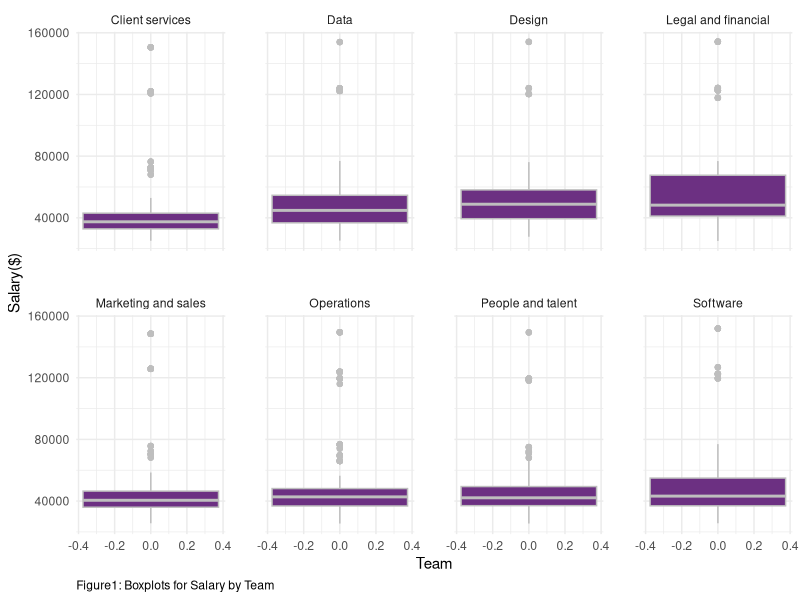
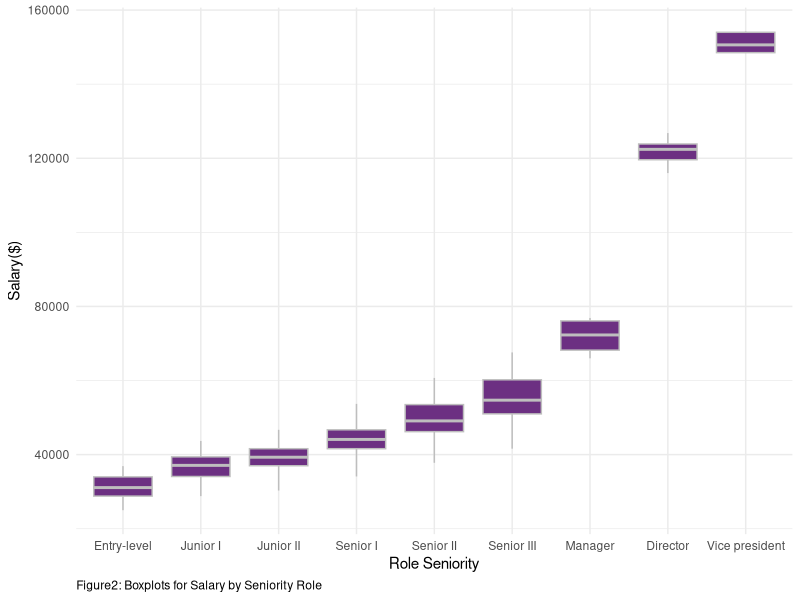
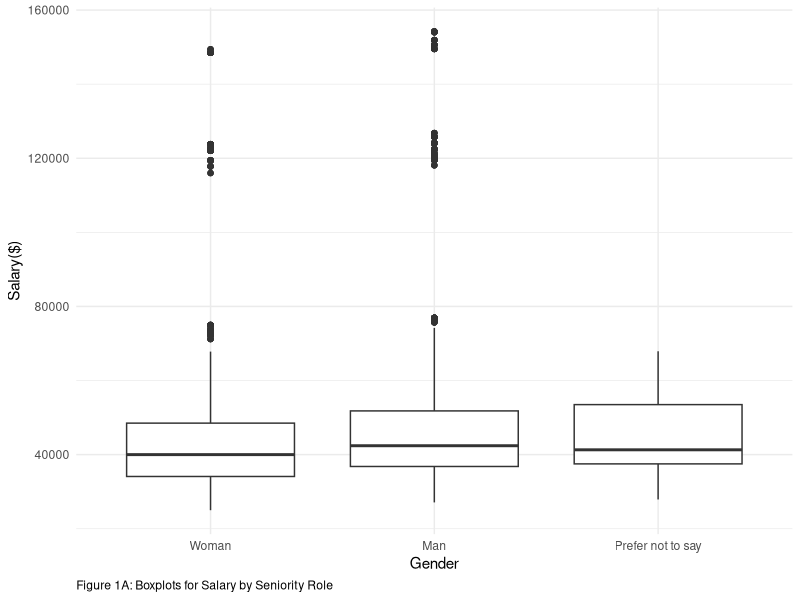
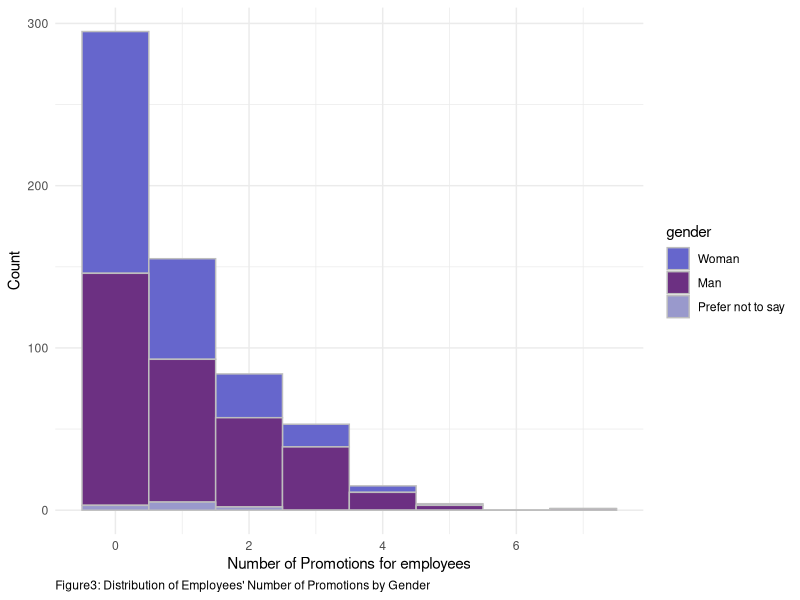
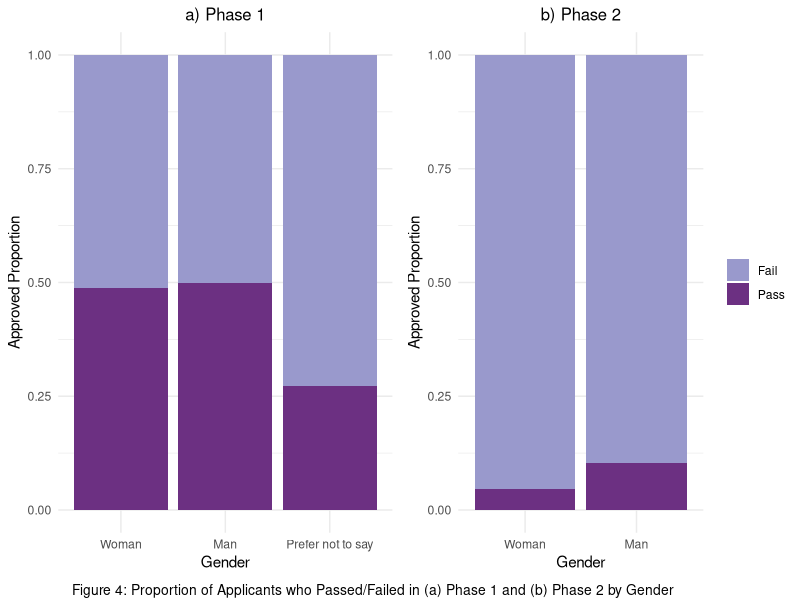
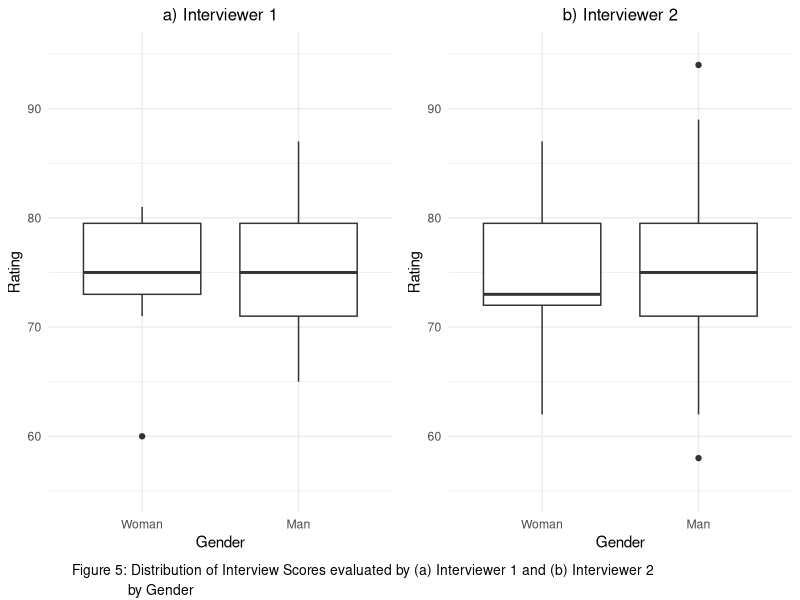
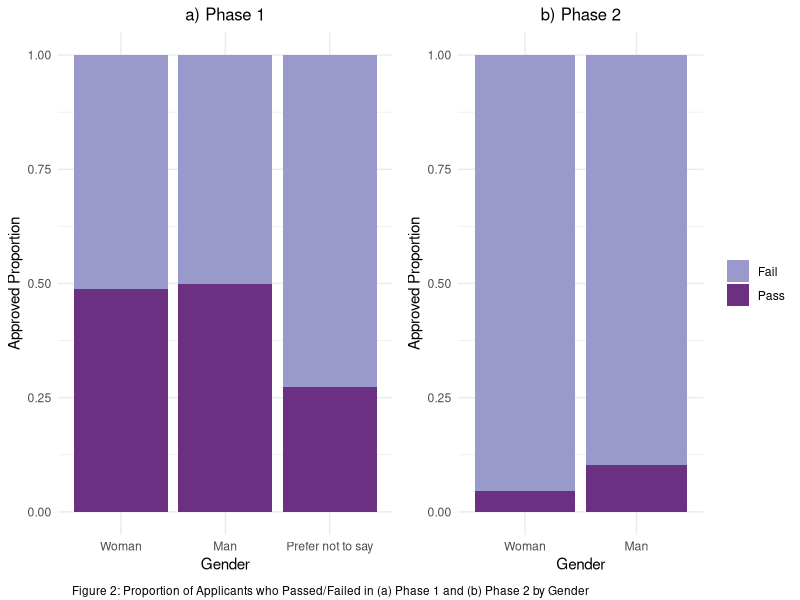
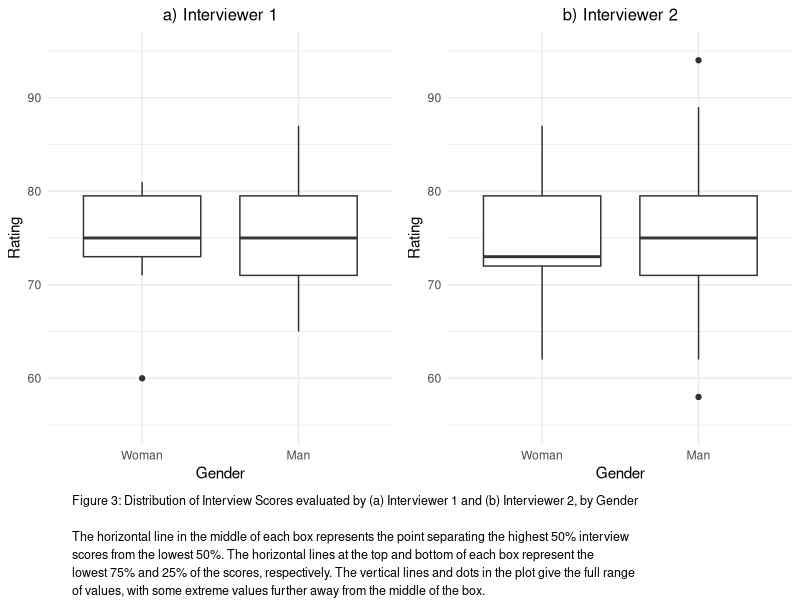

Recreate these plots in R, in order.
## ---- chunk 1
library(tidyverse)
library(lme4)
library(mgcv)
library(kableExtra)
#install.packages("gridExtra")
library(gridExtra)
library(grid)
# this should supress all code and messages
knitr::opts_chunk$set(include=FALSE)
## ---- chunk 2
############################################################################################################
#DATA CLEANING PART
############################################################################################################

# read in the data
black_saber_current_employees <- read_csv("data/black-saber-current-employees.csv")

#change salary varaible from characters to doubles
black_saber_current_employees_cleaned <- black_saber_current_employees %>% 
  mutate(salary = str_extract_all(salary, "\\d+,\\d+")) %>% #only extracting the number part(i.e., remove $)
  mutate(salary = str_remove_all(salary, ",")) %>% # remove comma(,)
  mutate(salary = as.numeric(salary)) %>% #change to doubles
  #changing the orders of role as hierarchy, rather than alphabetical order(see below note)
  mutate(role_seniority = fct_relevel(role_seniority, "Manager", after = 7)) %>% 
  mutate(role_seniority = fct_relevel(role_seniority, "Director", after = 7)) %>%
  #changing the orders of gender for clairty in explanation for promotion analaysis part
  mutate(gender = fct_relevel(gender, "Woman", after = 0))

#NOTES
#(Before changing): Director Entry-level Junior I Junior II Manager Senior I Senior II Senior III Vice president
#(After chaning): “Entry-level”,“Junior I”,“JuniorII”,“Senior I”,“Senior II”,“Senior III”,“Manager”, “Director”,“Vicepresident” 

## ---- chunk 3
#########################################################################################################
#EXPLORATORY ANALYSIS
#########################################################################################################
# create a visualisation (a boxplot to see if teams have systematic differences in their salary)
#some teams might be more important to the company 
#e.g., bc it is a software company, software team might be more valuable to the company and thus receive higher salary, yet this is fair in the sense that the Gideon wants salary based on "talent and value to the company”)

my_plot_salary_by_role_team <- black_saber_current_employees_cleaned %>% 
  ggplot(aes(y = salary)) +
  facet_wrap(~team, nrow = 2) +
  geom_boxplot(colour = "grey", fill = "#6C3082") +
  theme_minimal() +
  labs(x = "Team", y= "Salary($)", caption = "Figure1: Boxplots for Salary by Team") + 
  theme(panel.spacing = unit(2, "lines")) +
  theme(plot.caption = element_text(hjust = 0))

my_plot_salary_by_role_team
ggsave("images/salary_boxplot_team.png", width = 6, height = 3.8)

## ---- chunk 4

#exploring whether there is difference in salary by roles.
#there should be difference, since higher the role, the more salary people earn since they are more valuable to the company

my_plot_salary_by_role <- black_saber_current_employees_cleaned %>% 
  ggplot(aes(x = role_seniority, y = salary)) +
  geom_boxplot(colour = "grey", fill = "#6C3082") +
  theme_minimal() +
  labs(x="Role Seniority", y= "Salary($)", caption = "Figure2: Boxplots for Salary by Seniority Role") +
  theme(plot.caption = element_text(hjust = 0))

my_plot_salary_by_role
ggsave("images/salary_boxplot_role.png", width = 6, height = 3)

#side note: does follow the seniority trend, which is Least senior to most senior: “Entry-level”,“Junior I”,“JuniorII”,“Senior I”,“Senior II”,“Senior III”,“Manager”, “Director”,“Vicepresident”

## ---- chunk 5
#########################################################################################################

#exploring whether there is gender difference in salary
my_plot_salary_by_gender <- black_saber_current_employees_cleaned %>% 
  ggplot(aes(x = gender, y = salary)) +
  geom_boxplot() +
  theme_minimal() +
  labs(x = "Gender", y= "Salary($)", caption = "Figure 1A: Boxplots for Salary by Seniority Role") +
  theme(plot.caption = element_text(hjust = 0))

  
my_plot_salary_by_gender
#result(interpretation of the plot): Gender does not seem to have fixed effect on salary. In other words, no gender bias, which is good considering EDI (but when doing model comparison, we will see whether such is true numerically)

ggsave("images/salary_boxplot_gender.png", width = 6, height = 2.5)

#########ONE-WAY ANOVA ON SALARY AND GENDER AS GROUP####################

lmod_gender <- lm(salary ~ gender, data = black_saber_current_employees_cleaned)
#summary(lmod_gender)
#HOWEVER, UNLIKE THE VISUALIZATION, THERE WAS A SIGNIFICANT DIFFERENCE IN GENDER! THERE MIGHT BE GENDER BIAS IN SALARY(we will see this in model fitting part)

## ---- chunk 6
#########################################################################################################
#MODEL FITTING
#########################################################################################################

#fitting a linear mixed model while setting financial quarter (financial_q)
#rationale: in some quarters, the company earns a lot of money and so all employees earn more money in that quarter, but when the quarter is not good, all earn less money.

salary_lmer <- lmer(salary ~ gender + team + role_seniority + leadership_for_level + productivity + (1|financial_q), data = black_saber_current_employees_cleaned)
#summary(salary_lmer)

#cannot take face-value to whether team has systematic difference and so just to check, we added this model without team so that when we compare it with salary_lmer, we can know whether we must include team or not fpre better prediction.
salary_lmer_no_team <- lmer(salary ~ gender + role_seniority + leadership_for_level + productivity + (1|financial_q), data = black_saber_current_employees_cleaned)
#summary(salary_lmer)

salary_lmer_no_gender <- lmer(salary ~ team + role_seniority + leadership_for_level + productivity + (1|financial_q), data = black_saber_current_employees_cleaned)
#summary(salary_lmer_no_gender)

## ---- chunk 7
#########################################################################################################
#MODEL COMPARISION TEST
#########################################################################################################


#THIS TEST CONFIRMS THAT THERE IS A GENDER BIAS IN SALARY
lmtest::lrtest(salary_lmer, salary_lmer_no_gender)
#conclusion: indeed, becuase the p-value is significant, simpler model does NOT explain better than complex model = should include gender to have better predictive ability...

## ---- chunk 8
#This test confirms that we need team as predictor
lmtest::lrtest(salary_lmer, salary_lmer_no_team)
## ---- chunk 9
salary_table <- cbind(Estimate = summary(salary_lmer)$coef[,1])
kable(round(salary_table[1:3,],4), col.names = c("Estimate"), caption = "Partial Table of Coefficient Estimates for Salary Model Including Gender", booktabs = TRUE, valign = "t", format = "pandoc") %>%
  kable_styling(latex_options = "scale_down")
## ---- chunk 10
############################################################################################################
#DATA CLEANING PART
############################################################################################################
# create a variable called promotion count that keeps track of the number of times
# each employee got promoted
employee_data <- black_saber_current_employees_cleaned %>%
  mutate(employee_role = as.numeric(role_seniority)) %>%
  select(employee_id, employee_role) %>%
  group_by(employee_id)%>%
  mutate(initial_role=min(employee_role)) %>%
  mutate(current_role=max(employee_role)) %>%
  mutate(promotion_count = current_role - initial_role) %>%
  select(employee_id, promotion_count) %>%
  unique()

# `work_period` variable counts how many financial quarters each employee has gone through
# this gives us an idea of how long each employee has been working at the company
working_period <- black_saber_current_employees_cleaned %>%
  group_by(employee_id) %>%
  summarise(work_period = n())

# create a new variable called `employee_role` which saves role_seniority as numbers and
# create another variable called `initial_role` that indicates the initial role of the employee
role_seniority_data <- black_saber_current_employees_cleaned %>% 
  mutate(employee_role = as.numeric(role_seniority)) %>%
  select(employee_id, employee_role) %>%
  unique()%>%
  group_by(employee_id)%>%
  mutate(initial_role=min(employee_role)) %>%
  mutate(current_role=max(employee_role))

# data that only contains the most recent (2020 Q4) information on each employee
promotion_data <- full_join(black_saber_current_employees_cleaned, employee_data) %>%
  left_join(working_period) %>%
  mutate(year = as.numeric(str_extract_all(financial_q, "\\d+\\d+"))) %>%
  mutate(quarter = as.numeric(substr(financial_q,7,7))) %>% 
  group_by(employee_id) %>%
  mutate(recent_year = max(year)) %>%
  filter(year == recent_year) %>%
  mutate(recent_quarter = max(quarter)) %>%
  filter(quarter == recent_quarter) %>%
  right_join(y = role_seniority_data) %>% 
  filter(employee_role == current_role) %>% 
  select(-c(year, quarter, recent_year, recent_quarter, current_role, employee_role, initial_role))

## ---- chunk 11
#########################################################################################################
#EXPLORATORY ANALYSIS
#########################################################################################################

# proportion of different numbers of promotion
prop.table(table(promotion_data$promotion_count))

# mean number of promotions
mean(promotion_data$promotion_count)
sd(promotion_data$promotion_count)
## ---- chunk 12

promotion_count_by_gender_plot <- promotion_data %>% 
  ggplot(aes(x = promotion_count, fill = gender)) +
  geom_histogram(colour = "grey", binwidth= 1) +
  theme_minimal() +
  labs(x = "Number of Promotions for employees", y="Count", caption = "Figure3: Distribution of Employees' Number of Promotions by Gender") + 
  scale_fill_manual(values=c("#6666CC", "#6C3082","#9999CC")) +
  theme(plot.caption = element_text(hjust = 0))

promotion_count_by_gender_plot
ggsave("images/promotion_count_by_gender_plot.png", width = 6, height = 4)

## Figure for executive summary
promotion_count_by_gender_plot_2 <- promotion_data %>% 
  ggplot(aes(x = promotion_count, fill = gender)) +
  geom_histogram(colour = "grey", binwidth= 1) +
  theme_minimal() +
  labs(x = "Number of Promotions for employees",
       caption = "Figure1: Distribution of employees' number of promotion, showing genders as different colour.\nEach bar's height represents the count for number of promotions") + 
  scale_fill_manual(values=c("#6666CC", "#6C3082","#9999CC")) +
  theme(plot.caption = element_text(hjust = 0))

ggsave("images/promotion_count_by_gender_plot_2.png", height = 2.5)

## ---- chunk 13
########################################################################################################
# Assumption check
########################################################################################################

mean_variance_model <- promotion_data %>% 
  group_by(gender) %>% 
  summarise(mean = mean(promotion_count), var = round(sd(promotion_count)^2,1))

## ---- chunk 14
#########################################################################################################
#MODEL FITTING
#########################################################################################################
# test model to see if gender, leadership level and productivity of each employee affect their number of promotions
# (offset: account for different work periods for the employees, while allowing for counts to still be the response.)

# model with covariates gender, leadership and productivity
mod1 <- glm(promotion_count ~ gender + leadership_for_level + productivity, family = poisson, offset = log(work_period), data = promotion_data)
# model with covariates leadership and productivity only
mod2 <- glm(promotion_count ~ leadership_for_level + productivity, family = poisson, offset = log(work_period), data = promotion_data)
# model with covariates gender, leadership, productivity, salary, and role_seniority
mod3 <- glm(promotion_count ~ gender + leadership_for_level + productivity + salary + role_seniority, family = poisson, offset = log(work_period), data = promotion_data)
# model with covariates leadership, productivity, salary, and role_seniority only
mod4 <- glm(promotion_count ~ leadership_for_level + productivity + salary + role_seniority, family = poisson, offset = log(work_period), data = promotion_data)

# compare models with common covariates of leadership and productivity, with and without gender
anova(mod1, mod2, test = "Chisq")
# more complex model with gender is better

# compare models with common covariates of leadership, productivity, salary, and role_seniority, with and without gender
anova(mod3, mod4, test = "Chisq")
# more complex model with gender is better

# compare the two preferable models from the previous tests to determine the final model
anova(mod1, mod3, test = "Chisq")
# strong evidence against the hypothesis that the simpler model fits the data just well
## ---- chunk 15
table <- cbind(Estimate = summary(mod3)$coef[,1],
               confint(mod3))
kable(round(table[1:3,],4), caption = "Partial Table of Coefficient Estimates and 95% Confidence Interval for Gender in the Final Model", booktabs = TRUE, valign = "t", format = "pandoc") %>%
  kable_styling(latex_options = "scale_down")
## ---- chunk 16
#########################################################################################################
#DATA CLEANING PART
#########################################################################################################

# read in the data
phase1_applicants <- read.csv("data/phase1-new-grad-applicants-2020.csv")
phase2_applicants <- read.csv("data/phase2-new-grad-applicants-2020.csv")
phase3_applicants <- read.csv("data/phase3-new-grad-applicants-2020.csv")
final_hired <- read.csv("data/final-hires-newgrad_2020.csv")

#make new variable which tells whether applicant is accepted for each phase or not
#add gender if the dataset doesn't have
final_hired_cleaned <- final_hired %>% 
  mutate(hired = 1)

phase3_applicants_cleaned <- phase3_applicants %>% 
  full_join(final_hired_cleaned) %>% 
  mutate(hired = replace_na(hired, 0)) %>% 
  left_join(phase2_applicants) %>% 
  select(applicant_id : hired, gender) %>% 
  mutate(gender = fct_relevel(gender, "Woman", after = 0)) %>% 
  mutate(hired_word = case_when(hired == 0 ~ "Fail", 
                                         hired == 1 ~ "Pass")) %>% 
  mutate(phase2accepted = 1)

phase2_applicants_cleaned <- phase2_applicants %>% 
  full_join(phase3_applicants_cleaned) %>% 
  mutate(phase2accepted = replace_na(phase2accepted, 0)) %>% 
  select(applicant_id, gender, technical_skills:speaking_skills, phase2accepted) %>%
  mutate(gender = fct_relevel(gender, "Woman", after = 0)) %>% 
  mutate(phase2accepted_word = case_when(phase2accepted == 0 ~ "Fail", 
                                         phase2accepted == 1 ~ "Pass")) %>% 
  mutate(phase1accepted = 1) # %>% 
  #filter(gender != "Prefer not to say")

phase1_applicants_cleaned <- phase1_applicants %>% 
  full_join(phase2_applicants_cleaned) %>% 
  select(applicant_id:work_experience, phase1accepted) %>% 
  mutate(phase1accepted = replace_na(phase1accepted, 0)) %>%
  mutate(gender = fct_relevel(gender, "Woman", after = 0)) %>% 
  mutate(phase1accepted_word = case_when(phase1accepted == 0 ~ "Fail",
                                         phase1accepted == 1 ~ "Pass"))

phase2_applicants_cleaned <- filter(phase2_applicants_cleaned, gender != "Prefer not to say")
## ---- chunk 17
#########################################################################################################
#EXPLORATORY ANALYSIS
#########################################################################################################

#proportion of female
sum(phase1_applicants$gender == "Woman") / nrow(phase1_applicants)
sum(phase1_applicants$gender == "Prefer not to say") / nrow(phase1_applicants)
sum(phase2_applicants_cleaned$phase2accepted ==1) / nrow(phase2_applicants_cleaned)

# create a visualisation (a boxplot to see if gender has systematic differences in their phase approved)

#stacked bar chart that displays the proportion of applicants with each accepted group, for each gender
bar_proportion_phase1 <- ggplot(data = phase1_applicants_cleaned, aes(x = gender, fill = phase1accepted_word)) +
  geom_bar(position = "fill") +
  scale_fill_manual(values=c("#9999CC", "#6C3082")) +
  theme_minimal() +
  labs(x = "Gender", y = "Approved Proportion") + 
  ggtitle("a) Phase 1") +
  theme(legend.position = "none", plot.title = element_text(hjust = 0.5, size=12))

bar_proportion_phase2 <- ggplot(data = phase2_applicants_cleaned, aes(x = gender, fill = phase2accepted_word)) +
  geom_bar(position = "fill") +
  scale_fill_manual(values=c("#9999CC", "#6C3082")) +
  theme_minimal() +
  labs(x = "Gender", y = "Approved Proportion") + 
  ggtitle("b) Phase 2") + 
  theme(legend.title = element_blank(), plot.title = element_text(hjust = 0.5, size=12))

bar_proportion_phase1_2 <- grid.arrange(bar_proportion_phase1,bar_proportion_phase2, ncol = 2,
                                        bottom = textGrob("Figure 4: Proportion of Applicants who Passed/Failed in (a) Phase 1 and (b) Phase 2 by Gender", x = 0.09, y = 0.5, just = "left", gp = gpar(fontsize = 10)))
ggsave(file="images/hiring_barchart_gender.png", bar_proportion_phase1_2, height = 3)


box_interviewer1 <- ggplot(phase3_applicants_cleaned, aes(x = gender, y = interviewer_rating_1)) +
  geom_boxplot() +
  ylim(55, 95) +
  theme_minimal() +
  labs(title = "a) Interviewer 1", x = "Gender", y= "Rating") +
  theme(plot.title = element_text(hjust = 0.5, size = 12))
  
box_interviewer2 <- ggplot(phase3_applicants_cleaned, aes(x = gender, y = interviewer_rating_2)) +
  geom_boxplot() +
  ylim(55, 95) +
  theme_minimal() +
  labs(title = "b) Interviewer 2", x = "Gender", y= "Rating") +
  theme(plot.title = element_text(hjust = 0.5, size = 12))

box_proportion_interviewer1_2 <- grid.arrange(box_interviewer1,box_interviewer2, ncol = 2, 
                                              bottom = textGrob("Figure 5: Distribution of Interview Scores evaluated by (a) Interviewer 1 and (b) Interviewer 2\n              by Gender", x = 0.09, y = 0.5, just = "left", gp = gpar(fontsize = 10)))
ggsave(file="images/hiring_boxplot_gender.png", box_proportion_interviewer1_2, height = 3)

## figure for excutive summary
bar_proportion_phase1_2_exc <- grid.arrange(bar_proportion_phase1,bar_proportion_phase2, ncol = 2,
                                        bottom = textGrob("Figure 2: Proportion of Applicants who Passed/Failed in (a) Phase 1 and (b) Phase 2 by Gender", x = 0.09, y = 0.5, just = "left", gp = gpar(fontsize = 8.5)))
ggsave(file="images/hiring_barchart_gender_2.png", bar_proportion_phase1_2_exc, height = 2.35)

box_proportion_interviewer1_2_exc <- grid.arrange(box_interviewer1,box_interviewer2, ncol = 2, 
                                              bottom = textGrob("Figure 3: Distribution of Interview Scores evaluated by (a) Interviewer 1 and (b) Interviewer 2, by Gender\n\nThe horizontal line in the middle of each box represents the point separating the highest 50% interview\nscores from the lowest 50%. The horizontal lines at the top and bottom of each box represent the\nlowest 75% and 25% of the scores, respectively. The vertical lines and dots in the plot give the full range\nof values, with some extreme values further away from the middle of the box.", x = 0.09, y = 0.5, just = "left", gp = gpar(fontsize = 9)))
ggsave(file="images/hiring_boxplot_gender_2.png", box_proportion_interviewer1_2_exc, height = 3.1)

## ---- chunk 18
#########################################################################################################
#MODEL FITTING
#########################################################################################################

#use generalized linear model since all variables take large part of grades

#model where gender is only predictor
phase1_gender <- glm(phase1accepted ~ gender, family = binomial, data = phase1_applicants_cleaned)
confint(phase1_gender)

#generalized linear model with all variables except for gender
phase1_glm_no_gender <- glm(phase1accepted ~ team_applied_for + cover_letter + cv+ gpa + extracurriculars + work_experience, family = binomial(link = "logit"), data = phase1_applicants_cleaned)

#generalized linear model with all variables including gender
phase1_glm <- glm(phase1accepted ~ team_applied_for + cover_letter + cv+ gpa + gender +  extracurriculars + work_experience, family = binomial(link = "logit"), data = phase1_applicants_cleaned)

#deviance test to know including gender is better
drop_in_deviance <- anova(phase1_glm_no_gender, phase1_glm, test = "Chisq")
drop_in_deviance
## ---- chunk 19
#model where gender is only predictor
phase2_gender <- glm(phase2accepted ~ gender, family = binomial, data = phase2_applicants_cleaned)
confint(phase2_gender)

#generalized linear model with all variables except for gender
phase2_glm_no_gender <- glm(phase2accepted ~ technical_skills + writing_skills + speaking_skills + leadership_presence , family = binomial(link = "logit"), data = phase2_applicants_cleaned)

#generalized linear model with all variables including gender
phase2_glm <- glm(phase2accepted ~ technical_skills + writing_skills + speaking_skills + leadership_presence + gender, family = binomial(link = "logit"), data = phase2_applicants_cleaned)

#deviance test to know including gender is better
drop_in_deviance <- anova(phase2_glm_no_gender, phase2_glm, test = "Chisq")
drop_in_deviance
## ---- chunk 20
#Simple linear model with gender covariate for interviewer 1
phase3_interviewer1 <- lm(interviewer_rating_1 ~ gender, data = phase3_applicants_cleaned)
confint(phase3_interviewer1)

#Simple linear model with gender covariate for interviewer 2
phase3_interviewer2 <- lm(interviewer_rating_2 ~ gender, data = phase3_applicants_cleaned)
confint(phase3_interviewer2)

#Checking assumption
par(mfrow=c(2,2))
plot(phase3_interviewer1)
par(mfrow=c(2,2))
plot(phase3_interviewer2)
## ---- chunk 21
# full summary output for salary model
salary_table <- cbind(Estimate = summary(salary_lmer)$coef[,1])
kable(round(salary_table[,],4), col.names = c("Estimate"), caption = "Full Table of Coefficient Estimates for Salary Model", booktabs = TRUE, valign = "t", format = "pandoc") %>%
  kable_styling(latex_options = "scale_down")

# full summary output and 95% CIs for promotion model
promotion_table <- cbind(Estimate = summary(mod3)$coef[,1],
               confint(mod3))
kable(round(table,4), caption = "Full Table of Coefficient Estimates with 95% Confidence Intervals for Promotion Model", booktabs = TRUE, valign = "t", format = "pandoc") %>%
  kable_styling(latex_options = "scale_down")


# full summary output for hiring model
phase1_table <- cbind(Estimate = summary(phase1_glm_no_gender)$coef[,1], 
                      confint(phase1_glm_no_gender))
kable(round(phase1_table,4), 
      caption = "Full Table of Coefficient Estimates with 95% Confidence Intervals for Hiring Phase 1 Model", 
      booktabs = TRUE, 
      valign = "t", 
      format = "pandoc") %>%
  kable_styling(latex_options = "scale_down")

phase2_table <- cbind(Estimate = summary(phase2_glm_no_gender)$coef[,1], 
                      confint(phase2_glm_no_gender))
kable(round(phase2_table,4), 
      caption = "Full Table of Coefficient Estimates with 95% Confidence Intervals for Hiring Phase 2 Model", 
      booktabs = TRUE, 
      valign = "t", 
      format = "pandoc") %>%
  kable_styling(latex_options = "scale_down")

phase3_table_1 <- cbind(confint(phase3_interviewer1))
phase3_table_2 <- cbind(confint(phase3_interviewer2))
phase3_table <- rbind(phase3_table_1, phase3_table_2)
rownames(phase3_table) <- c("(Intercept_1)", "genderMan_1", "(Intercept_2)", "genderMan_2")
kable(round(phase3_table,4), 
      caption = "Full Table of 95% Confidence Intervals for Hiring Phase 3 Model", 
      booktabs = TRUE, 
      valign = "t",
      format = "pandoc") %>%
  kable_styling(latex_options = "scale_down")
